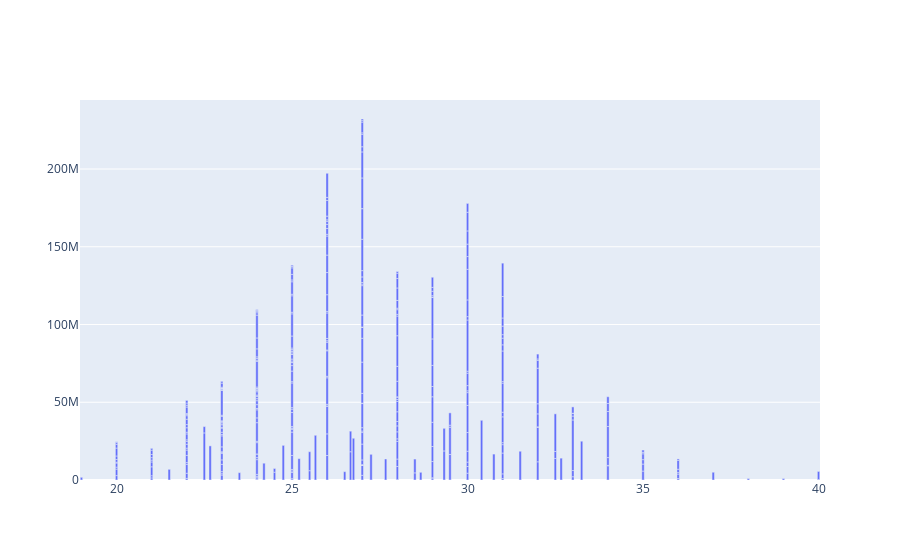

The cell this chart's notebook holds for it:
### Code cell
trace1 = go.Bar(x = dimensao_jogadores_colegio['IDADE_MEDIA'],
                y = dimensao_jogadores_colegio['SOMA_FOLHA'])

data = [trace1]
py.iplot(data)

### Figure 1 — Plotly figure (JSON) as saved in the notebook; plotly's stock layout.template omitted (floating-point values rounded to 4 significant figures; data arrays with more than 128 entries replaced by an {"elided": "..."} marker saying what was removed)
{"data": [{"type": "bar", "x": {"elided": "363 float values"}, "y": {"elided": "363 int values"}}], "layout": {}}
